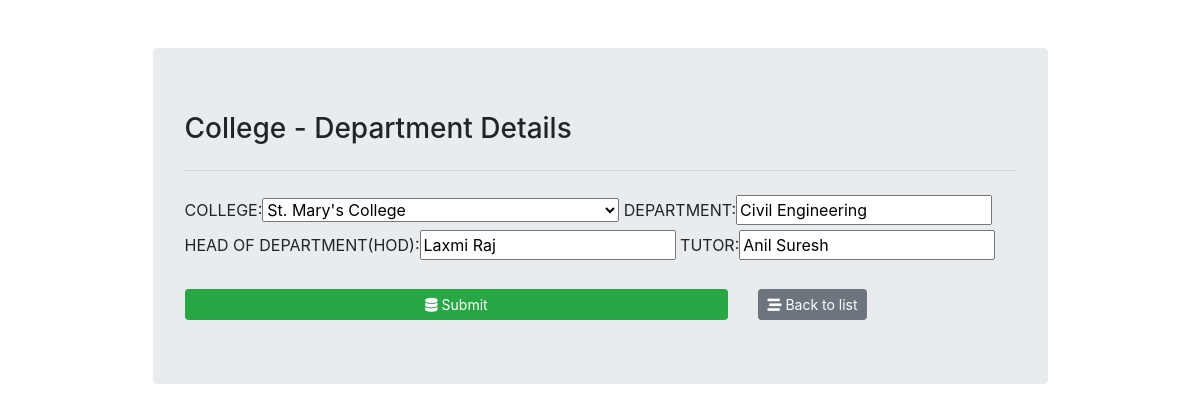
The app's page /16/ with its own data.
### app01/models.py (models this page shows, shortened)
class College(models.Model):
    college_name = models.CharField(max_length=50)
    def __str__(self):
        return self.college_name

class Department(models.Model):
    college_name = models.ForeignKey(College, on_delete=models.CASCADE)
    department_name = models.CharField(max_length=100)
    head_of_department = models.CharField(max_length=100)
    tutor = models.CharField(max_length=100)

### app01/views.py (the view, shortened to what this page needs)
# urls.py: path('', views.department_form, name='details_insert'),
def department_form(request, id=0):
    if request.method == "GET":
        if id == 0:                                                                                     #insert_operation
            dept_form = DepartmentForm()
        else:                                                                                           #update_operation
            department = Department.objects.get(pk=id)
            dept_form = DepartmentForm(instance=department)
        return render(request, 'dept_form.html', {'dept_form': dept_form})

### app01/forms.py
class DepartmentForm(ModelForm):
    class Meta:
        model = Department
        fields = ['college_name', 'department_name', 'head_of_department', 'tutor']
        labels = {
            'college_name': 'COLLEGE',
            'department_name': 'DEPARTMENT',
            'head_of_department': 'HEAD OF DEPARTMENT(HOD)',
            'tutor': 'TUTOR',
        }
    def __init__(self, *args, **kwargs):
        super(DepartmentForm, self).__init__(*args, **kwargs)
        self.fields['college_name'].empty_label = "Select"

### templates/dept_form.html (shortened to what this page needs)
{% extends "base.html" %}
{% block content %}
<form action="" method="POST">
    {{dept_form}}
    <br><br>
    <div class="row">
        <div class="col-md-8">
            <button type="submit" class="btn btn-success btn-block btn-sm"><i class="fas fa-database"></i>
                Submit</button>
        </div>
        <div class="col-md-4">
            <a href="{% url 'list' %}" class="btn btn-secondary  btn-sm">
                <i class="fas fa-stream"></i> Back to list
            </a>
        </div>
    </div>
</form>
{% endblock content %}

### records on screen
College: college_name "St. Mary's College"
Department: department_name "Civil Engineering", head_of_department "Laxmi Raj", tutor "Anil Suresh"
